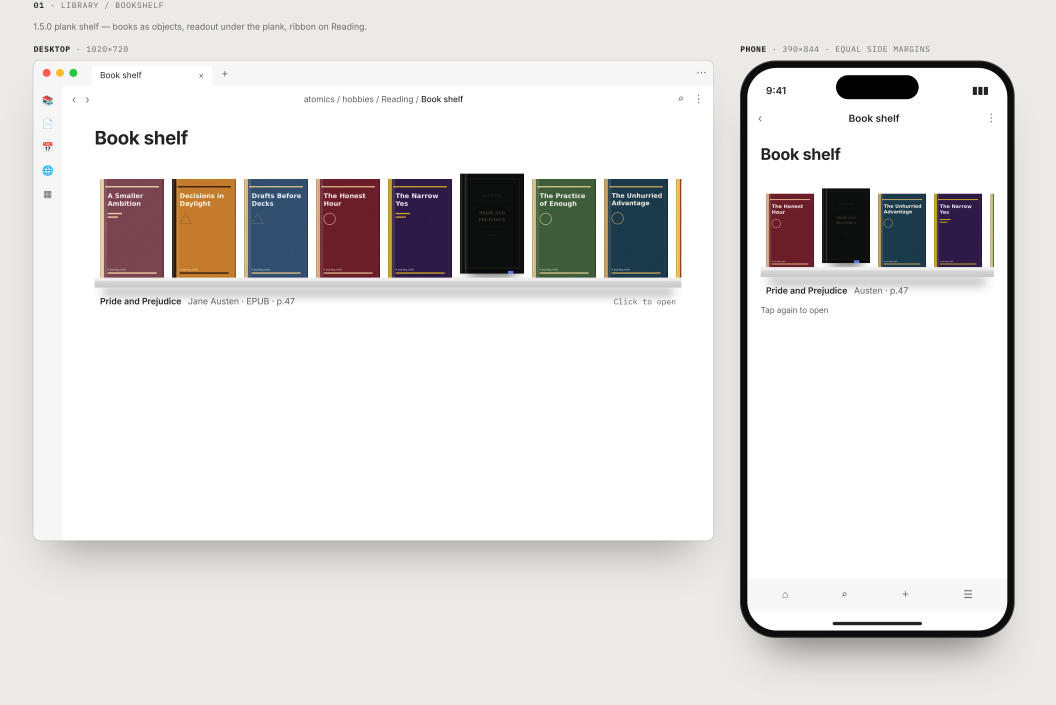
#> input picture design/reader-journey/export/01-library.png, 3166 x 2114 px (shown at 1/3 size); its folder holds only this picture in this run
$ python crop.py
#> lines starting #> are read from the running program, lines starting #| are printed output that depends on the picture
from pathlib import Path
from PIL import Image, ImageChops

ROOT = Path(__file__).resolve().parent.parent
for f in sorted((ROOT / "export").glob("*.png")):
    im0 = Image.open(f).convert("RGBA")
    im = Image.new("RGBA", im0.size, (235, 234, 230, 255))
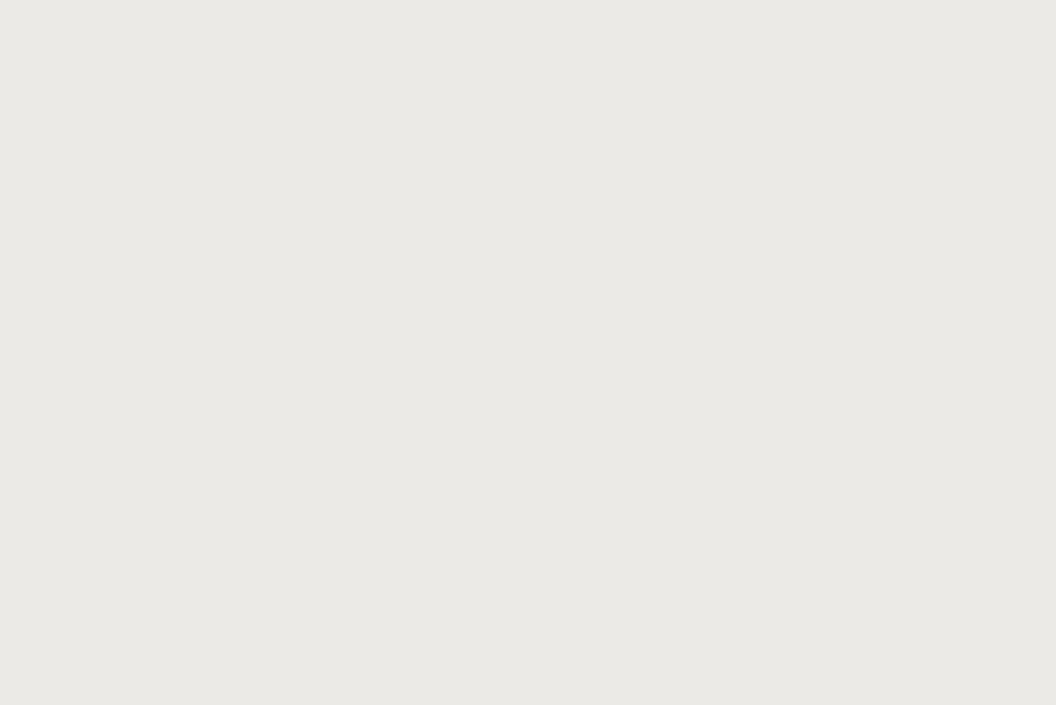
#> im: PIL image 3166x2114 RGBA (shown at 1/3 size); mean R, G, B, A 235, 234, 230, 255
    im.alpha_composite(im0)
    im = im.convert("RGB")
#> im is the input picture: PIL image 3166x2114 RGB; mean R, G, B 224.4, 222.5, 221.1
    bg = Image.new("RGB", im.size, im.getpixel((im.width - 1, im.height - 1)))
    box = ImageChops.difference(im, bg).getbbox()
#> box = (4, 6, 3118, 2088)
    if not box:
        continue
    l, t, r, b = box
#> l = 4; t = 6; r = 3118; b = 2088
    pad = 48
    im.crop((max(0, l - pad), max(0, t - pad), min(im.width, r + pad), min(im.height, b + pad))).save(f)
